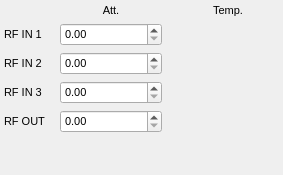
<?xml version="1.0" encoding="UTF-8"?>
<ui version="4.0">
 <class>Form</class>
 <widget class="QWidget" name="Form">
  <property name="geometry">
   <rect>
    <x>0</x>
    <y>0</y>
    <width>283</width>
    <height>171</height>
   </rect>
  </property>
  <property name="sizePolicy">
   <sizepolicy hsizetype="Preferred" vsizetype="Preferred">
    <horstretch>0</horstretch>
    <verstretch>0</verstretch>
   </sizepolicy>
  </property>
  <property name="minimumSize">
   <size>
    <width>0</width>
    <height>0</height>
   </size>
  </property>
  <property name="maximumSize">
   <size>
    <width>581</width>
    <height>700</height>
   </size>
  </property>
  <property name="font">
   <font>
    <pointsize>8</pointsize>
   </font>
  </property>
  <property name="windowTitle">
   <string>Up Converter - ${DEVICE}</string>
  </property>
  <property name="styleSheet">
   <string notr="true"/>
  </property>
  <layout class="QGridLayout" name="gridLayout">
   <property name="leftMargin">
    <number>4</number>
   </property>
   <property name="topMargin">
    <number>4</number>
   </property>
   <property name="rightMargin">
    <number>4</number>
   </property>
   <property name="bottomMargin">
    <number>4</number>
   </property>
   <property name="horizontalSpacing">
    <number>15</number>
   </property>
   <item row="1" column="2">
    <widget class="QLabel" name="label_18">
     <property name="sizePolicy">
      <sizepolicy hsizetype="Preferred" vsizetype="Preferred">
       <horstretch>1</horstretch>
       <verstretch>1</verstretch>
      </sizepolicy>
     </property>
     <property name="font">
      <font>
       <pointsize>8</pointsize>
      </font>
     </property>
     <property name="styleSheet">
      <string notr="true"/>
     </property>
     <property name="text">
      <string>Temp.</string>
     </property>
     <property name="alignment">
      <set>Qt::AlignCenter</set>
     </property>
    </widget>
   </item>
   <item row="5" column="2">
    <widget class="PyDMLabel" name="PyDMLabel_4">
     <property name="font">
      <font>
       <pointsize>8</pointsize>
      </font>
     </property>
     <property name="toolTip">
      <string/>
     </property>
     <property name="styleSheet">
      <string notr="true"/>
     </property>
     <property name="frameShape">
      <enum>QFrame::NoFrame</enum>
     </property>
     <property name="text">
      <string/>
     </property>
     <property name="scaledContents">
      <bool>true</bool>
     </property>
     <property name="channel" stdset="0">
      <string>ca://${DEVICE}:UPC_TEMP2</string>
     </property>
    </widget>
   </item>
   <item row="6" column="0">
    <widget class="QLabel" name="label">
     <property name="font">
      <font>
       <pointsize>8</pointsize>
      </font>
     </property>
     <property name="text">
      <string/>
     </property>
    </widget>
   </item>
   <item row="1" column="1">
    <widget class="QLabel" name="label_17">
     <property name="sizePolicy">
      <sizepolicy hsizetype="Preferred" vsizetype="Preferred">
       <horstretch>1</horstretch>
       <verstretch>1</verstretch>
      </sizepolicy>
     </property>
     <property name="font">
      <font>
       <pointsize>8</pointsize>
      </font>
     </property>
     <property name="styleSheet">
      <string notr="true"/>
     </property>
     <property name="text">
      <string>Att.</string>
     </property>
     <property name="alignment">
      <set>Qt::AlignCenter</set>
     </property>
    </widget>
   </item>
   <item row="2" column="0">
    <widget class="QLabel" name="label_19">
     <property name="font">
      <font>
       <pointsize>8</pointsize>
      </font>
     </property>
     <property name="styleSheet">
      <string notr="true"/>
     </property>
     <property name="text">
      <string>RF IN 1</string>
     </property>
    </widget>
   </item>
   <item row="4" column="2">
    <widget class="PyDMLabel" name="PyDMLabel_3">
     <property name="font">
      <font>
       <pointsize>8</pointsize>
      </font>
     </property>
     <property name="toolTip">
      <string/>
     </property>
     <property name="styleSheet">
      <string notr="true"/>
     </property>
     <property name="frameShape">
      <enum>QFrame::NoFrame</enum>
     </property>
     <property name="text">
      <string/>
     </property>
     <property name="scaledContents">
      <bool>true</bool>
     </property>
     <property name="channel" stdset="0">
      <string>ca://${DEVICE}:UPC_TEMP3</string>
     </property>
    </widget>
   </item>
   <item row="3" column="2">
    <widget class="PyDMLabel" name="PyDMLabel">
     <property name="font">
      <font>
       <pointsize>8</pointsize>
      </font>
     </property>
     <property name="toolTip">
      <string/>
     </property>
     <property name="styleSheet">
      <string notr="true"/>
     </property>
     <property name="frameShape">
      <enum>QFrame::NoFrame</enum>
     </property>
     <property name="text">
      <string/>
     </property>
     <property name="scaledContents">
      <bool>true</bool>
     </property>
     <property name="channel" stdset="0">
      <string>ca://${DEVICE}:UPC_TEMP1</string>
     </property>
    </widget>
   </item>
   <item row="8" column="0">
    <widget class="QLabel" name="label_2">
     <property name="font">
      <font>
       <pointsize>8</pointsize>
      </font>
     </property>
     <property name="text">
      <string/>
     </property>
    </widget>
   </item>
   <item row="2" column="2">
    <widget class="PyDMLabel" name="PyDMLabel_2">
     <property name="font">
      <font>
       <pointsize>8</pointsize>
      </font>
     </property>
     <property name="toolTip">
      <string/>
     </property>
     <property name="styleSheet">
      <string notr="true"/>
     </property>
     <property name="frameShape">
      <enum>QFrame::NoFrame</enum>
     </property>
     <property name="text">
      <string/>
     </property>
     <property name="scaledContents">
      <bool>true</bool>
     </property>
     <property name="channel" stdset="0">
      <string>ca://${DEVICE}:UPC_TEMP0</string>
     </property>
    </widget>
   </item>
   <item row="3" column="0">
    <widget class="QLabel" name="label_25">
     <property name="font">
      <font>
       <pointsize>8</pointsize>
      </font>
     </property>
     <property name="styleSheet">
      <string notr="true"/>
     </property>
     <property name="text">
      <string>RF IN 2</string>
     </property>
    </widget>
   </item>
   <item row="4" column="0">
    <widget class="QLabel" name="label_22">
     <property name="font">
      <font>
       <pointsize>8</pointsize>
      </font>
     </property>
     <property name="styleSheet">
      <string notr="true"/>
     </property>
     <property name="text">
      <string>RF IN 3</string>
     </property>
    </widget>
   </item>
   <item row="5" column="0">
    <widget class="QLabel" name="label_20">
     <property name="font">
      <font>
       <pointsize>8</pointsize>
      </font>
     </property>
     <property name="styleSheet">
      <string notr="true"/>
     </property>
     <property name="text">
      <string>RF OUT</string>
     </property>
    </widget>
   </item>
   <item row="2" column="1">
    <widget class="PyDMSpinbox" name="PyDMSpinbox">
     <property name="toolTip">
      <string/>
     </property>
     <property name="singleStep">
      <double>0.500000000000000</double>
     </property>
     <property name="showUnits" stdset="0">
      <bool>true</bool>
     </property>
     <property name="channel" stdset="0">
      <string>ca://${DEVICE}:UPC_ATTEN0</string>
     </property>
     <property name="showStepExponent" stdset="0">
      <bool>false</bool>
     </property>
    </widget>
   </item>
   <item row="3" column="1">
    <widget class="PyDMSpinbox" name="PyDMSpinbox_2">
     <property name="toolTip">
      <string/>
     </property>
     <property name="singleStep">
      <double>0.500000000000000</double>
     </property>
     <property name="showUnits" stdset="0">
      <bool>true</bool>
     </property>
     <property name="channel" stdset="0">
      <string>ca://${DEVICE}:UPC_ATTEN1</string>
     </property>
     <property name="showStepExponent" stdset="0">
      <bool>false</bool>
     </property>
    </widget>
   </item>
   <item row="4" column="1">
    <widget class="PyDMSpinbox" name="PyDMSpinbox_3">
     <property name="toolTip">
      <string/>
     </property>
     <property name="singleStep">
      <double>0.500000000000000</double>
     </property>
     <property name="showUnits" stdset="0">
      <bool>true</bool>
     </property>
     <property name="channel" stdset="0">
      <string>ca://${DEVICE}:UPC_ATTEN3</string>
     </property>
     <property name="showStepExponent" stdset="0">
      <bool>false</bool>
     </property>
    </widget>
   </item>
   <item row="5" column="1">
    <widget class="PyDMSpinbox" name="PyDMSpinbox_4">
     <property name="toolTip">
      <string/>
     </property>
     <property name="singleStep">
      <double>0.500000000000000</double>
     </property>
     <property name="showUnits" stdset="0">
      <bool>true</bool>
     </property>
     <property name="channel" stdset="0">
      <string>ca://${DEVICE}:UPC_ATTEN2</string>
     </property>
     <property name="showStepExponent" stdset="0">
      <bool>false</bool>
     </property>
    </widget>
   </item>
  </layout>
 </widget>
 <customwidgets>
  <customwidget>
   <class>PyDMLabel</class>
   <extends>QLabel</extends>
   <header>pydm.widgets.label</header>
  </customwidget>
  <customwidget>
   <class>PyDMSpinbox</class>
   <extends>QDoubleSpinBox</extends>
   <header>pydm.widgets.spinbox</header>
  </customwidget>
 </customwidgets>
 <resources/>
 <connections/>
</ui>
